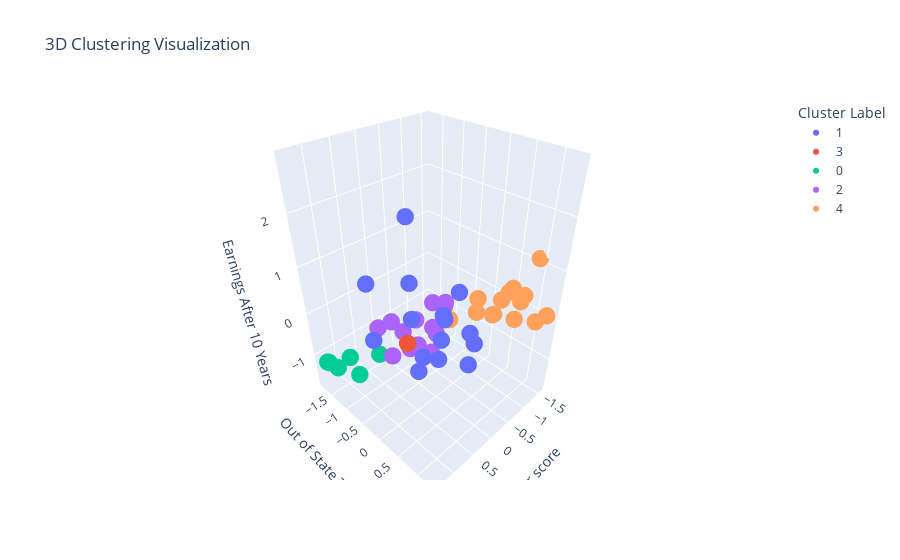

The cell this chart's notebook holds for it:
### Markdown cell above
# Clustering 3D Visualization

### Code cell
# Define the features used for clustering
features_and_cluster = importance_df['Feature'].head(3).tolist()
features_and_cluster.append("Cluster")

# Create a DataFrame for plotting
plot_data = uni_scaler[features_and_cluster]

plot_data["Cluster"] = plot_data["Cluster"].astype(str)  # Convert clusters to strings for color mapping


# Create the 3D scatter plot
fig = px.scatter_3d(plot_data,
    x=features_and_cluster[0],  # "Earnings After 10 Years"
    y=features_and_cluster[1],  # "Diversity Score"
    z=features_and_cluster[2],  # "Safety"
    color="Cluster",  # Use cluster labels for color
    title="3D Clustering Visualization",
    labels={
        features_and_cluster[0]: features_and_cluster[0],
        features_and_cluster[1]: features_and_cluster[1],
        features_and_cluster[2]: features_and_cluster[2],
        "Cluster": "Cluster Label"
    })

# Update layout for better visualization
fig.update_traces(marker=dict(size=6))
fig.update_layout(
    scene=dict(
        xaxis_title=features_and_cluster[0],
        yaxis_title=features_and_cluster[1],
        zaxis_title=features_and_cluster[2]
    )
)

# Show the plot
fig.show()

### Figure 1 — Plotly figure (JSON) as saved in the notebook; plotly's stock layout.template omitted (floating-point values rounded to 4 significant figures)
{"data": [{"hovertemplate": "Cluster Label=1<br>er score=%{x}<br>Out of State Tuition=%{y}<br>Earnings After 10 Years=%{z}<extra></extra>", "legendgroup": "1", "marker": {"color": "#636efa", "size": 6, "symbol": "circle"}, "mode": "markers", "name": "1", "scene": "scene", "showlegend": true, "type": "scatter3d", "x": [1.281, 1.358, 1.358, 1.355, 0.4185, 0.1247, 1.024, 1.067, 1.306, 1.358, 0.6021, 1.049, -0.1598, 0.9019, 0.3879], "y": [0.7628, 0.7981, 0.8245, 1.06, 1.087, 0.9513, 1.134, 1.118, 1.299, -0.03208, 1.004, 0.6353, -0.0007025, -0.7439, 1.067], "z": [1.3, 2.854, 1.954, 0.8554, 0.728, 0.25, 1.361, 1.019, 0.9468, 0.4782, 1.524, 0.06779, 0.1282, 0.9599, 0.04866]}, {"hovertemplate": "Cluster Label=3<br>er score=%{x}<br>Out of State Tuition=%{y}<br>Earnings After 10 Years=%{z}<extra></extra>", "legendgroup": "3", "marker": {"color": "#EF553B", "size": 6, "symbol": "circle"}, "mode": "markers", "name": "3", "scene": "scene", "showlegend": true, "type": "scatter3d", "x": [1.358], "y": [0.7536], "z": [0.9153]}, {"hovertemplate": "Cluster Label=0<br>er score=%{x}<br>Out of State Tuition=%{y}<br>Earnings After 10 Years=%{z}<extra></extra>", "legendgroup": "0", "marker": {"color": "#00cc96", "size": 6, "symbol": "circle"}, "mode": "markers", "name": "0", "scene": "scene", "showlegend": true, "type": "scatter3d", "x": [1.165, 0.14, 1.217, 1.352, 1.312, 0.7826], "y": [-1.584, -1.568, -1.003, -1.615, -1.631, -1.438], "z": [-1.334, -1.641, -0.6276, -1.072, -1.125, -1.694]}, {"hovertemplate": "Cluster Label=2<br>er score=%{x}<br>Out of State Tuition=%{y}<br>Earnings After 10 Years=%{z}<extra></extra>", "legendgroup": "2", "marker": {"color": "#ab63fa", "size": 6, "symbol": "circle"}, "mode": "markers", "name": "2", "scene": "scene", "showlegend": true, "type": "scatter3d", "x": [-0.4046, -1.384, -0.6647, -0.2455, 0.09412, 0.8438, 0.4644, -1.307, -0.2394, 0.005385, -0.9462, -1.139, -1.145, -0.1598], "y": [-0.9377, -1.113, -0.4569, -0.3862, -1.609, -0.2407, -0.6942, -1.403, -0.3416, -0.7219, -0.6864, -1.121, -1.799, -1.113], "z": [-1.32, -0.9155, -0.4662, -1.057, -0.9572, -0.33, -0.05322, -0.9363, -0.392, -1.016, -0.3599, -1.562, -1.56, -0.9155]}, {"hovertemplate": "Cluster Label=4<br>er score=%{x}<br>Out of State Tuition=%{y}<br>Earnings After 10 Years=%{z}<extra></extra>", "legendgroup": "4", "marker": {"color": "#FFA15A", "size": 6, "symbol": "circle"}, "mode": "markers", "name": "4", "scene": "scene", "showlegend": true, "type": "scatter3d", "x": [-0.9615, -1.001, -0.7167, -1.096, -1.2, -0.6494, -0.7229, -0.3343, -1.194, -1.54, -1.121, -0.9034, -1.573, -1.515], "y": [1.085, 0.6123, 0.9403, 0.9432, 0.7958, 1.048, 0.6709, -0.00365, -0.06009, 1.243, -0.01845, 0.5183, 0.9175, 1.053], "z": [0.7109, 0.3509, 0.8296, 0.4371, -0.09599, 0.9936, 0.2178, -0.06329, -0.0681, 0.04754, -0.3396, 0.02133, 1.091, -0.1883]}], "layout": {"legend": {"title": {"text": "Cluster Label"}, "tracegroupgap": 0}, "scene": {"domain": {"x": [0, 1], "y": [0, 1]}, "xaxis": {"title": {"text": "er score"}}, "yaxis": {"title": {"text": "Out of State Tuition"}}, "zaxis": {"title": {"text": "Earnings After 10 Years"}}}, "title": {"text": "3D Clustering Visualization"}}}
